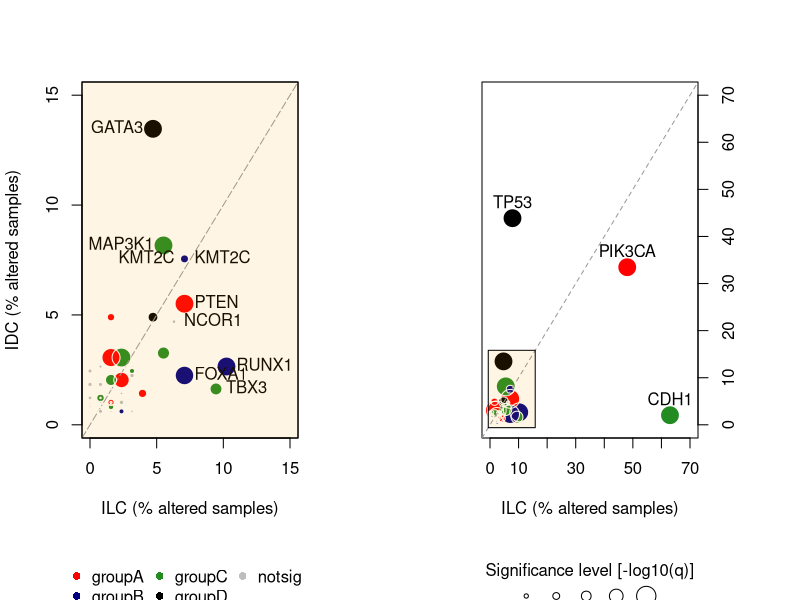
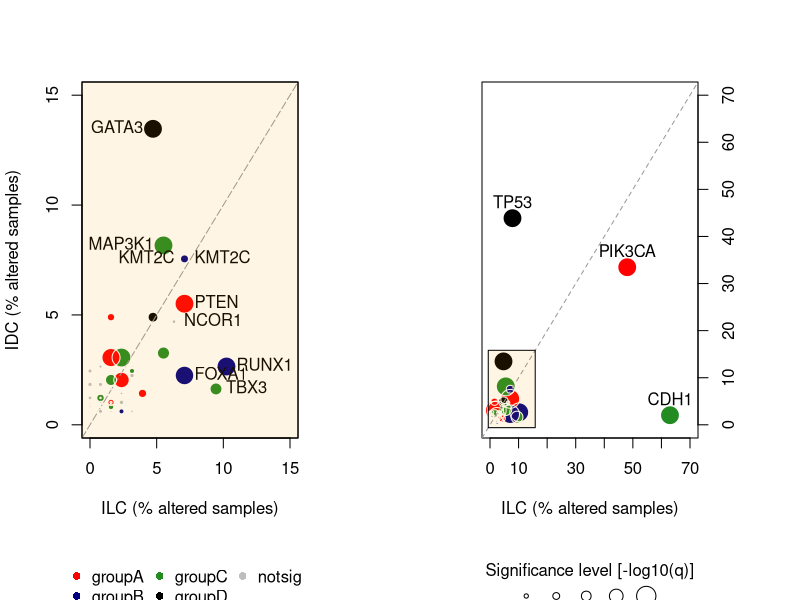

Write R code to recreate these figures, in order.
## ---- chunk 1
knitr::opts_chunk$set(echo = TRUE)
# 设置knitr代码块的全局选项 / Set global options for knitr code chunks
## ---- chunk 2
# 设置系统环境变量，将语言设置为英文，确保R的报错信息以英文形式显示
# Set system environment variable to display R error messages in English
Sys.setenv(LANGUAGE = "en") 

# 全局选项设置，禁止字符型变量自动转换为因子类型，避免数据类型意外转换
# Global option to disable automatic conversion of character variables to factors, preventing unexpected data type conversions
options(stringsAsFactors = FALSE) 
## ---- chunk 3
# 从CSV文件读取数据，默认以逗号分隔，结果存储在dat2变量中
# Read data from a CSV file (default separator is comma) and store it in variable dat2
dat2 <- read.csv("easy_input.csv")

# 查看数据的基本结构和内容，显示数据集行数、列数和前几行信息
# View the basic structure and content of the data, showing the number of rows, columns, and the first few lines of the dataset
head(dat2)
## ---- chunk 4
### 用3-6列计算百分比 ###
# 计算ILC相关百分比，将结果存储在ILC变量中，并设置基因名称作为标识
# Calculate ILC-related percentage, store the result in variable ILC, and use gene names as identifiers
ILC <- (dat2$n_ILC/dat2$total_ILC)*100
names(ILC) <- dat2$Gene

# 计算IDC相关百分比，将结果存储在IDC变量中，并设置基因名称作为标识
# Calculate IDC-related percentage, store the result in variable IDC, and use gene names as identifiers
IDC <- (dat2$n_IDC/dat2$total_IDC)*100
names(IDC) <- dat2$Gene

### group列 ###
# 为每个分组的泡泡指定一种颜色
# Assign a unique color to each group of bubbles
# 预定义足够多的颜色
# Predefine a sufficient number of colors
mycol <- c("red","navy","forestgreen","black","#FB9A99","#33A02C","#E31A1C","#B15928","#6A3D9A","#CAB2D6","#A6CEE3","#1F78B4","#FDBF6F","#999999","#FF7F00")

# 将不显著的项定义为notsig组，用灰色表示
# Define non-significant items as the 'notsig' group and color them grey
dat2$group[dat2$pvalue > 0.001] <- "notsig"

# 获取所有唯一的分组名称
# Get all unique group names
cols.names <- unique(dat2$group)

# 创建颜色映射，不显著组使用灰色，其他组使用预定义颜色
# Create color mapping: non-significant group uses grey, others use predefined colors
cols.code <- c(mycol[1:(length(cols.names)-1)],"grey")
names(cols.code) <- cols.names

sizes <- -log10(dat2$pvalue)/5
sizes[sizes=="Inf"] <- 0
names(sizes) <- dat2$Gene
## ---- chunk 5
# 设置图形布局，一行两列，并调整边距为底部留出图例空间
# Set graphics layout to 1 row and 2 columns, adjust margins to leave space for legends at the bottom
par(mfrow=c(1,2),mar = par()$mar + c(3,0,0,3)) 

# 绘制局部散点图（放大视图）
# Plot the local scatter plot (zoomed-in view)
plot(ILC, IDC,
     col = cols.code[as.character(dat2$group)],  # 根据分组设置点的颜色 / Set point color by group
     xlim = c(0,15), ylim=c(0,15),              # 设置坐标轴范围，只显示局部数据 / Set axis limits to show局部data
     pch = 16,                                   # 使用实心圆点作为绘图符号 / Use filled circles as symbols
     ylab = "IDC (% altered samples)",          # Y轴标签 / Y-axis label
     xlab="ILC (% altered samples)",            # X轴标签 / X-axis label
     cex = sizes)                                # 根据p值设置点的大小 / Set point size by p-value

# 添加y=x参考线
# Add y=x reference line
abline(a = 0, b = 1, col = "gray60", lwd = 1, lty = 5)

# 在实心点外部绘制白色圆圈，增强视觉效果
# Draw white circles around the solid points for better visibility
points(ILC, IDC, pch = 1, col = "white", cex = sizes)

# 标记IDC百分比大于6的点
# Label points where IDC percentage > 6
up <- which(IDC > 6)
# 标记ILC百分比大于6的点
# Label points where ILC percentage > 6
down <- which(ILC > 6)

# 允许文本绘制在绘图区域外
# Allow text to be drawn outside the plotting region
par(xpd=TRUE)

# 在指定点的左侧添加基因名称标签
# Add gene name labels to the left of specified points
text(ILC[up], IDC[up], names(ILC[up]), pos=2) 

# 在指定点的右侧添加基因名称标签
# Add gene name labels to the right of specified points
text(ILC[down], IDC[down], names(ILC[down]), pos=4)

# 定义一个函数，用于给颜色添加透明度
# Define a function to add transparency (alpha) to colors
add.alpha <- function(col, alpha=1){
  if(missing(col))
    stop("Please provide a vector of colours.")
  apply(sapply(col, col2rgb)/255, 2, 
        function(x) 
          rgb(x[1], x[2], x[3], alpha=alpha))  
}

# 创建带有透明度的橙色，用于背景填充
# Create transparent orange color for background fill
gray.alpha <- add.alpha("orange", alpha=0.1)

# 绘制带有透明度的橙色背景，覆盖整个绘图区域
# Draw a transparent orange background covering the entire plot area
rect(par("usr")[1], par("usr")[3], par("usr")[2], par("usr")[4], col = gray.alpha)

# 在底部外部添加分组颜色图例
# Add legend for group colors outside the plot at the bottom
legend("bottom", 
       inset=c(0,-.5),  # 将图例放置在图的底部外部 / Position legend below the plot
       ncol = 3,        # 图例分3列显示 / Arrange legend items in 3 columns
       pch=16,          # 使用实心圆点作为图例符号 / Use filled circles as legend symbols
       col=cols.code,   # 设置图例颜色 / Set legend colors
       legend=cols.names,  # 设置图例标签 / Set legend labels
       bty="n")           # 不显示图例边框 / Omit legend box

### 绘制整体视图 ###
# Plot the overall view
plot(ILC, IDC,
     col = cols.code[as.character(dat2$group)],  # 根据分组设置点的颜色 / Color points by group
     xlim=c(0,70), ylim=c(0,70),                # 设置更大的坐标轴范围，显示整体数据 / Set wider axis limits
     ylab="",                                   # 暂时不设置Y轴标签 / Empty Y label (will be added later)
     xlab="ILC (% altered samples)",            # X轴标签 / X-axis label
     yaxt='n',                                  # 不显示左侧Y轴 / Suppress left Y-axis
     pch=16,                                    # 使用实心圆点作为绘图符号 / Use filled circles
     cex=sizes)                                 # 根据p值设置点的大小 / Scale points by p-value

# 在实心点外部绘制白色圆圈，增强视觉效果
# Draw white circles around the solid points for better visibility
points(ILC, IDC, pch=1, col = "white", cex=sizes)

# 在右侧绘制Y轴
# Draw the Y-axis on the right side
axis(side = 4)

# 在右侧添加Y轴标签，通过mgp参数调整标签位置
# Add Y-axis label on the right side, adjust position using mgp parameter
title(ylab="IDC (% altered samples)", 
      mgp=c(-20,1,0))  # Adjust according to the specific plot size

# 标记ILC或IDC百分比大于15的点
# Label points where ILC or IDC percentage > 15
w <- which(ILC > 15 | IDC > 15)

# 在指定点的上方添加基因名称标签
# Add gene name labels above the specified points
text(ILC[w], IDC[w], names(ILC[w]), pos=3)

# 添加点大小的图例，表示显著性水平
# Add legend for point size indicating significance level
u <- par("usr")  # 获取当前绘图区域的坐标范围 / Get current plot coordinates
f <- c(1,2.5,5,10,20)  # 定义显著性水平的参考值 / Define reference values for significance
s <- sqrt(f/3)  # 计算对应的点大小 / Calculate corresponding point sizes

# 在底部外部添加大小图例
# Add size legend outside the plot at the bottom
legend("bottom", 
       inset=c(0,-.5),  # 将图例放置在图的底部外部 / Position legend below the plot
       legend=rep("", length(f)),  # 空标签，仅显示符号 / Empty labels, show symbols only
       title = "Significance level [-log10(q)]",  # 图例标题 / Legend title
       pch=1,  # 使用空心圆圈作为图例符号 / Use open circles as symbols
       pt.cex=s,  # 设置符号大小 / Set symbol sizes
       bty='n',  # 不显示图例边框 / Omit legend box
       horiz = TRUE)  # 水平排列图例项 / Arrange items horizontally

# 恢复默认设置，禁止在绘图区域外绘制内容
# Reset to default, disable drawing outside the plot region
par(xpd = F)

# 添加y=x参考线（虚线）
# Add y=x reference line (dashed)
abline(a = 0, b = 1, col = "gray60", lwd = 1, lty=2)

# 在整体图中标记局部区域的位置，使用与局部图相同的背景颜色
# Mark the location of the zoomed-in region in the overall plot with the same background color
rect(par("usr")[1]/4.6, par("usr")[3]/4.6, par("usr")[2]/4.6, par("usr")[4]/4.6, col = gray.alpha, border=TRUE)

# 保存当前图形状态，以便后续使用
# Save the current plot for later use
recordedplot1 <- recordPlot()

# 将图形保存为PDF文件
# Save the plot to a PDF file
pdf("baseZoom.pdf",10,5.5)
recordedplot1
dev.off()
## ---- chunk 6
sessionInfo()
